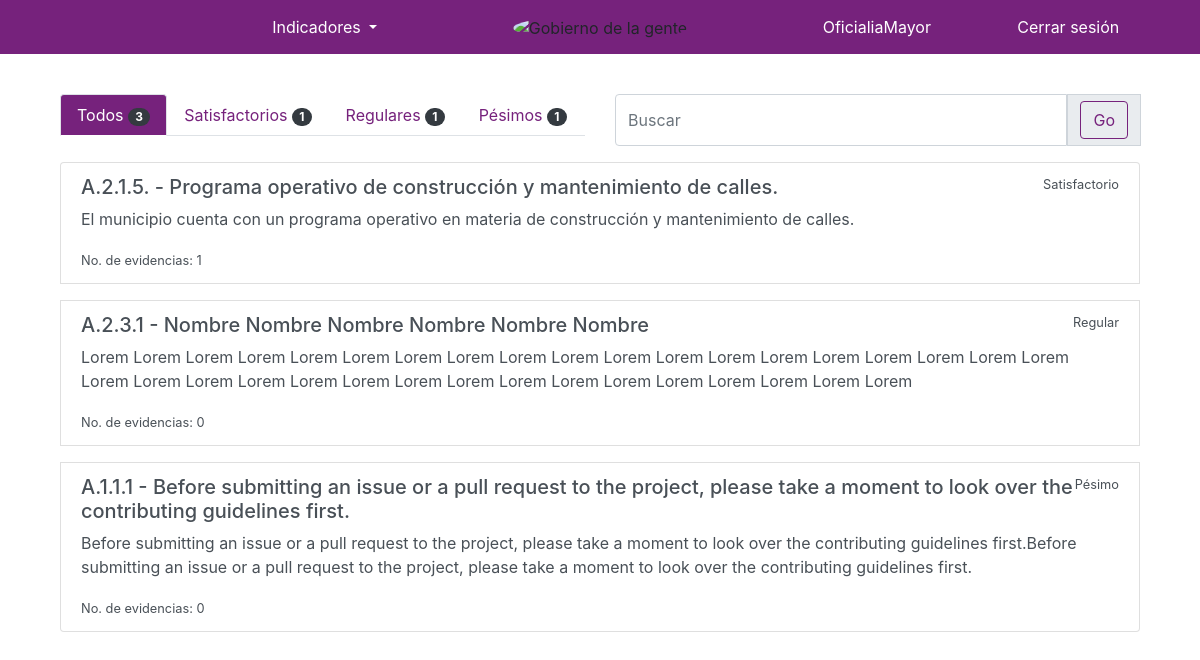
Page /indicadores/ (signed in) on the committed database.
### indicadores/models.py (models this page shows)
class Indicador(models.Model):
    indicador = models.CharField(max_length=10)
    nombre = models.TextField()
    descripcion = models.TextField(blank=True, null=True)
    nivel = models.CharField(max_length=15, choices=choices_nivel, blank=True, null=True)
    dimension = models.CharField(max_length=144, blank=True, null=True)
    criterios_evaluacion = models.TextField(blank=True, null=True)
    area = models.ForeignKey(User, related_name='indicadores', on_delete=models.CASCADE)
    status = models.CharField(max_length=15, choices=choices_status)
    created = models.DateTimeField(auto_now_add=True)
    updated = models.DateTimeField(auto_now=True)
    def __str__(self):
        return self.indicador + ' - ' + self.nombre

### indicadores/views.py (the view)
# urls.py: path('', indicadoresListView.as_view(), name="list"),
class indicadoresListView(views.View):
    def get(self, request):
        print("LLEGO A TODOS")
        template_name="indicadores/indicador_list.html"
        q = request.GET.get('q')
        print(q)
        indicadores = Indicador.objects.filter(area=request.user)
        if q:
            indicadores = Indicador.objects.filter(Q(area=request.user),
                                                    Q(nombre__icontains=q)|
                                                    Q(indicador__icontains=q)|
                                                     Q(descripcion__icontains=q)).distinct()
        total = len(Indicador.objects.filter(area=request.user))
        verde = len(Indicador.objects.filter(area=request.user, status="Satisfactorio"))
        amarillo = len(Indicador.objects.filter(area=request.user, status="Regular"))
        rojo = len(Indicador.objects.filter(area=request.user, status="Pésimo"))
        context = {'indicadores':indicadores,
                   'tab': 'all',
                   'total': total,
                   'verde': verde,
                   'amarillo': amarillo,
                   'rojo': rojo
                   }
        return render(request, template_name, context)

### indicadores/templates/indicadores/indicador_list.html (shortened to what this page needs)
{% extends 'base.html' %}
{% load static %}
{% block content %}
    <div class="container">
        <div class="row">
            <div class="col-md-6">
                <ul class="nav nav-tabs d-flex justify-content-start margin-bottom-small">
              <li class="nav-item">
                <a class="nav-link {% if tab == "all" %} active {% endif %}" href="{% url 'indicadores:list' %}">Todos
                <span class="badge badge-pill badge-dark">{{ total }}</span></a>
              </li>
              <li class="nav-item">
                <a class="nav-link {% if tab == "green" %} active {% endif %}" href="{% url 'indicadores:satisfactorio' %}">Satisfactorios
                <span class="badge badge-pill badge-dark">{{ verde }}</span></a>
              </li>
              <li class="nav-item">
                <a class="nav-link {% if tab == "yellow" %} active {% endif %}" href="{% url 'indicadores:regular' %}">Regulares
                <span class="badge badge-pill badge-dark">{{ amarillo }}</span></a>
              </li>
              <li class="nav-item">
                <a class="nav-link {% if tab == "red" %} active {% endif %}" href="{% url 'indicadores:pesimo' %}">Pésimos
                <span class="badge badge-pill badge-dark">{{ rojo }}</span></a>
              </li>
            </ul>
            </div>
            <div class="col-md-6">
                    {% if tab == "all" %}
                        <form action="{% url 'indicadores:list' %}"
                    {% elif tab == "green" %}
                        <form action="{% url 'indicadores:satisfactorio' %}"
                    {% elif tab == "yellow" %}
                        <form action="{% url 'indicadores:regular' %}"
                    {% else %}
                        <form action="{% url 'indicadores:pesimo' %}"
                    {% endif %}
                    method="get" class="d-flex flex-row">
                        <div class="input-group mb-3">
                            <input type="text" class="form-control" placeholder="Buscar" name="q" value="{{ request.GET.q }}" aria-label="Nombre de Usuario" aria-describedby="basic-addon1" >
                            <div class="input-group-prepend">
                                <span class="input-group-text" id="basic-addon1">
                                   <input class="btn btn-outline-primary " type="submit" name="submit" value="Go">
                                </span>
                            </div>
                        </div>
                </form>
            </div>
        </div>
        <div class="row">
            <div class="col-md-12">
                <div class="list-group">
                    {% for indicador in indicadores %}
                        <a href="#" class="list-group-item margin-bottom-small list-group-item-action flex-column aligm-items-start
                          {% if indicador.status == 'Satisfactorio' %}
                          green-hover
                          {% elif indicador.status == 'Regular' %}
                           yellow-hover
                            {% else %}
                            red-hover
                            {% endif %}">
                            <div class="d-flex justify-content-between">
                                <h5>{{ indicador }}</h5>
                                <small>{{ indicador.status }}</small>
                            </div>
                            <p>{{ indicador.descripcion }}</p>
                            <small> No. de evidencias: {{ indicador.evidencias.count }}</small>
                        </a>
                    {% endfor %}
                </div>
            </div>
        </div>
    </div>
{% endblock %}

### templates/base.html (shortened to what this page needs)
{% load static %}
<!DOCTYPE html>
<html lang="en">
  <head>
    <link rel="stylesheet" href="https://maxcdn.bootstrapcdn.com/bootstrap/4.0.0/css/bootstrap.min.css">
    <link href="{% static '/open-iconic/font/css/open-iconic-bootstrap.css' %}" rel="stylesheet">
    <link rel="stylesheet" href="{% static 'css/styles.css' %}">
  </head>
  <body>
    <nav class="navbar navbar-expand-lg navbar-light background-primary justify-content-around" style="max-height:80px !important;">
     <div class="col-lg-4 text-right">
        <div class="dropdown">
          <a class="btn dropdown-toggle color-accent" role="button" id="dropdownMenuLink" data-toggle="dropdown" aria-haspopup="true" aria-expanded="false">
            Indicadores
          </a>
        </div>
      </div>
      <div class="col-lg-4 text-center">
        <img src="{%static 'images/logo.jpg'%}" alt="Gobierno de la gente" class="logo-img">
      </div>
      {% if request.user.is_authenticated %}
        <div class="col-md-2 text-left">
          <a class="btn color-accent" href="{% url 'dashboard' %}">{{ request.user.username }}</a>
        </div>
        <div class="col-md-2 text-left">
          <a class="btn color-accent" href="{% url 'logout' %}">Cerrar sesión</a>
        </div>
      {% else %}
        <div class="col-md-4 text-left">
          <a class="btn color-accent" href="{% url 'login' %}">Iniciar sesión</a>
        </div>
      {% endif %}
    </nav>
    <div class="container paddings-vertical">
      {% block content %}
      {% endblock content %}
    </div>
  </body>
</html>

### static/css/styles.css (style rules this page uses)
.logo-img { width: 7vw; border-radius: 50%; }
.background-primary { background: #76227c !important; }
.color-accent { color: #fff !important; }
.paddings-vertical { padding-top: 5vh !important; padding-bottom: 5vh !important; }
.margin-bottom-small { margin-bottom: 2vh !important; }
.btn-outline-primary { color: #76227c; background-color: transparent; background-image: none; border-color: #76227c; }
.active { background-color: #76227c !important; color: #FFFFFF !important; }
.nav-item > a { color: #76227c !important; }
.nav-item > a.active { color: #FFFFFF !important; }

### rows in the picture
Indicador: indicador+nombre "A.2.1.5. - Programa operativo de construcción y mantenimiento de calles.", status "Satisfactorio", descripcion "El municipio cuenta con un programa operativo en materia de construcción y mantenimiento de calles.", evidencias.count "1"
Indicador: indicador+nombre "A.2.3.1 - Nombre Nombre Nombre Nombre Nombre Nombre", status "Regular", descripcion "Lorem Lorem Lorem Lorem Lorem Lorem Lorem Lorem Lorem Lorem Lorem Lorem Lorem Lorem Lorem Lorem Lorem Lorem Lorem Lorem Lorem Lorem Lorem Lorem Lorem Lorem Lorem Lorem Lorem Lorem Lorem Lorem Lorem Lorem Lorem", evidencias.count "0"
Indicador: indicador+nombre "A.1.1.1 - Before submitting an issue or a pull request to the project, please take a moment to look over the contributing guidelines first.", status "Pésimo", descripcion "Before submitting an issue or a pull request to the project, please take a moment to look over the contributing guidelines first.Before submitting an issue or a pull request to the project, please take a moment to look over the contributing guidelines first.", evidencias.count "0"

### other values in the picture
{{ request.user.username }} "OficialiaMayor"
{{ total }} "3"
{{ verde }} "1"
{{ amarillo }} "1"
{{ rojo }} "1"
